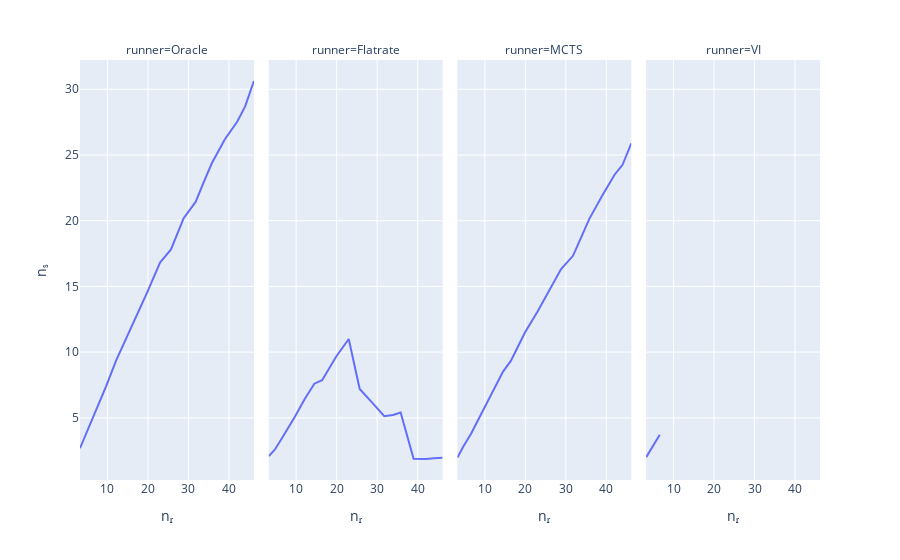

The notebook cell this image was saved under:
### Code cell
df_requests = df.groupby(['runner','n_r'])[["nᵣ", "nₛ", "u"]].mean()
df_requests.reset_index(inplace=True)
px.line(df_requests, x="nᵣ", y="nₛ" ,facet_col="runner")

### Figure 1 — Plotly figure (JSON) as saved in the notebook; plotly's stock layout.template omitted (floating-point values rounded to 4 significant figures)
{"data": [{"hovertemplate": "runner=Oracle<br>nᵣ=%{x}<br>nₛ=%{y}<extra></extra>", "legendgroup": "", "line": {"color": "#636efa", "dash": "solid"}, "marker": {"symbol": "circle"}, "mode": "lines", "name": "", "orientation": "v", "showlegend": false, "x": [3.23, 4.73, 6.6, 9.66, 12.16, 14.5, 16.42, 19.9, 22.99, 25.69, 28.83, 31.77, 33.91, 35.8, 39.0, 42.03, 44.0, 46.16], "xaxis": "x", "y": [2.69, 3.76, 5.23, 7.4, 9.38, 10.93, 12.27, 14.61, 16.82, 17.81, 20.19, 21.43, 23.03, 24.39, 26.2, 27.53, 28.7, 30.63], "yaxis": "y", "type": "scatter"}, {"hovertemplate": "runner=Flatrate<br>nᵣ=%{x}<br>nₛ=%{y}<extra></extra>", "legendgroup": "", "line": {"color": "#636efa", "dash": "solid"}, "marker": {"symbol": "circle"}, "mode": "lines", "name": "", "orientation": "v", "showlegend": false, "x": [3.26, 4.73, 6.6, 9.66, 12.16, 14.5, 16.42, 19.9, 22.99, 25.69, 28.83, 31.77, 33.91, 35.8, 39.0, 42.03, 44.0, 46.16], "xaxis": "x2", "y": [2.09, 2.58, 3.5, 5.06, 6.46, 7.6, 7.86, 9.67, 11.0, 7.2, 6.14, 5.13, 5.22, 5.4, 1.89, 1.87, 1.93, 1.97], "yaxis": "y2", "type": "scatter"}, {"hovertemplate": "runner=MCTS<br>nᵣ=%{x}<br>nₛ=%{y}<extra></extra>", "legendgroup": "", "line": {"color": "#636efa", "dash": "solid"}, "marker": {"symbol": "circle"}, "mode": "lines", "name": "", "orientation": "v", "showlegend": false, "x": [3.26, 4.73, 6.6, 9.66, 12.16, 14.5, 16.42, 19.9, 22.99, 25.69, 28.83, 31.77, 33.91, 35.8, 39.0, 42.03, 44.0, 46.16], "xaxis": "x3", "y": [1.99, 2.84, 3.79, 5.59, 7.17, 8.52, 9.33, 11.49, 13.07, 14.53, 16.32, 17.33, 18.89, 20.14, 21.92, 23.5, 24.25, 25.88], "yaxis": "y3", "type": "scatter"}, {"hovertemplate": "runner=VI<br>nᵣ=%{x}<br>nₛ=%{y}<extra></extra>", "legendgroup": "", "line": {"color": "#636efa", "dash": "solid"}, "marker": {"symbol": "circle"}, "mode": "lines", "name": "", "orientation": "v", "showlegend": false, "x": [3.26, 4.73, 6.6, null, null, null, null, null, null, null, null, null, null, null, null, null, null, null], "xaxis": "x4", "y": [2.01, 2.77, 3.71, null, null, null, null, null, null, null, null, null, null, null, null, null, null, null], "yaxis": "y4", "type": "scatter"}], "layout": {"xaxis": {"anchor": "y", "domain": [0.0, 0.235], "title": {"text": "nᵣ"}}, "yaxis": {"anchor": "x", "domain": [0.0, 1.0], "title": {"text": "nₛ"}}, "xaxis2": {"anchor": "y2", "domain": [0.255, 0.49], "matches": "x", "title": {"text": "nᵣ"}}, "yaxis2": {"anchor": "x2", "domain": [0.0, 1.0], "matches": "y", "showticklabels": false}, "xaxis3": {"anchor": "y3", "domain": [0.51, 0.745], "matches": "x", "title": {"text": "nᵣ"}}, "yaxis3": {"anchor": "x3", "domain": [0.0, 1.0], "matches": "y", "showticklabels": false}, "xaxis4": {"anchor": "y4", "domain": [0.765, 1.0], "matches": "x", "title": {"text": "nᵣ"}}, "yaxis4": {"anchor": "x4", "domain": [0.0, 1.0], "matches": "y", "showticklabels": false}, "annotations": [{"font": {}, "showarrow": false, "text": "runner=Oracle", "x": 0.1175, "xanchor": "center", "xref": "paper", "y": 1.0, "yanchor": "bottom", "yref": "paper"}, {"font": {}, "showarrow": false, "text": "runner=Flatrate", "x": 0.3725, "xanchor": "center", "xref": "paper", "y": 1.0, "yanchor": "bottom", "yref": "paper"}, {"font": {}, "showarrow": false, "text": "runner=MCTS", "x": 0.6275, "xanchor": "center", "xref": "paper", "y": 1.0, "yanchor": "bottom", "yref": "paper"}, {"font": {}, "showarrow": false, "text": "runner=VI", "x": 0.8825, "xanchor": "center", "xref": "paper", "y": 1.0, "yanchor": "bottom", "yref": "paper"}], "legend": {"tracegroupgap": 0}, "margin": {"t": 60}}}
